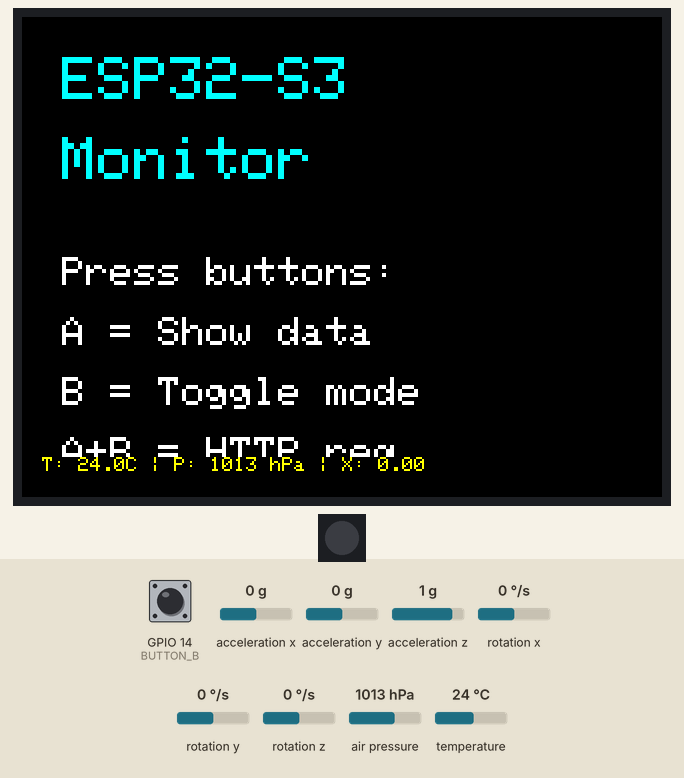
This sketch was run on a simulated ESP32-S3. On the bench: 320×240 colour display, 1 RGB LEDs in strip order, left to right. The test bench sets the inputs (shaded band); at power-on: GPIO 14 (BUTTON_B) HIGH, acceleration x 0 g, air pressure 1013 hPa, temperature 24 °C, acceleration y 0 g, acceleration z 1 g, rotation x 0 °/s, rotation y 0 °/s, rotation z 0 °/s. WiFi joins after 1.5 s; servers stay silent unless stated; what the sketch prints to the serial monitor is not drawn.

Above: at 6.0 s.
6.1 s: GPIO 14 (BUTTON_B) pulled LOW for 0.15 s
At 7.3 s:
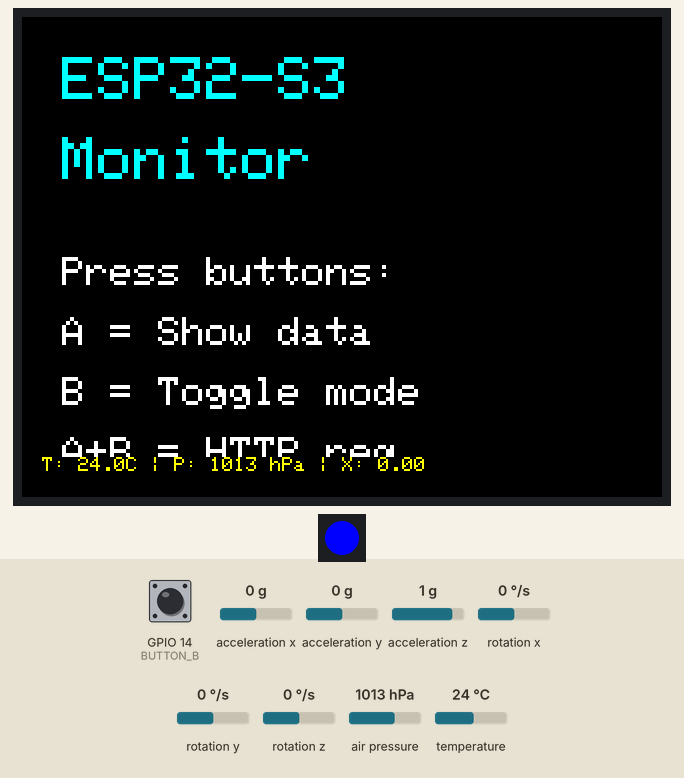
7.7 s: acceleration x set to -1.4 g
At 8.4 s:
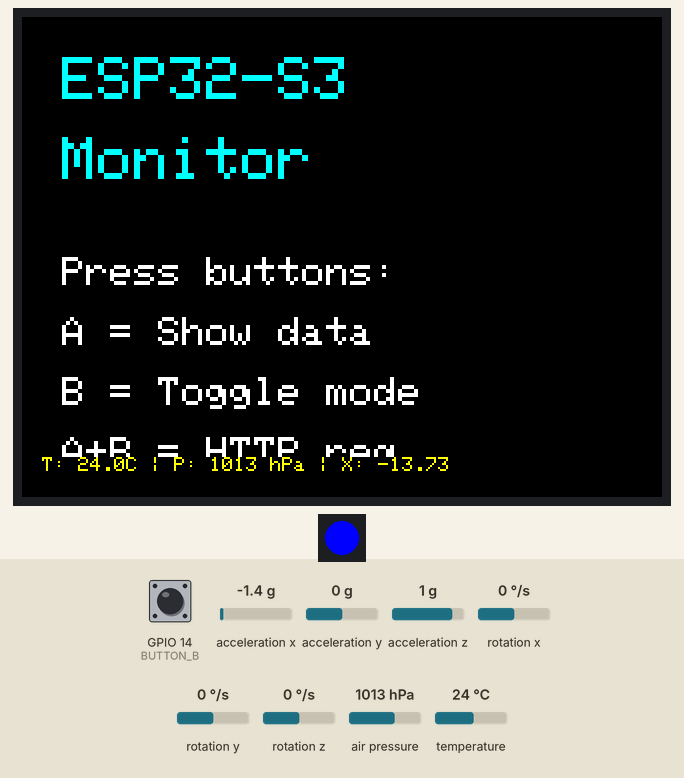
9.6 s: air pressure set to 952 hPa
At 10.6 s:
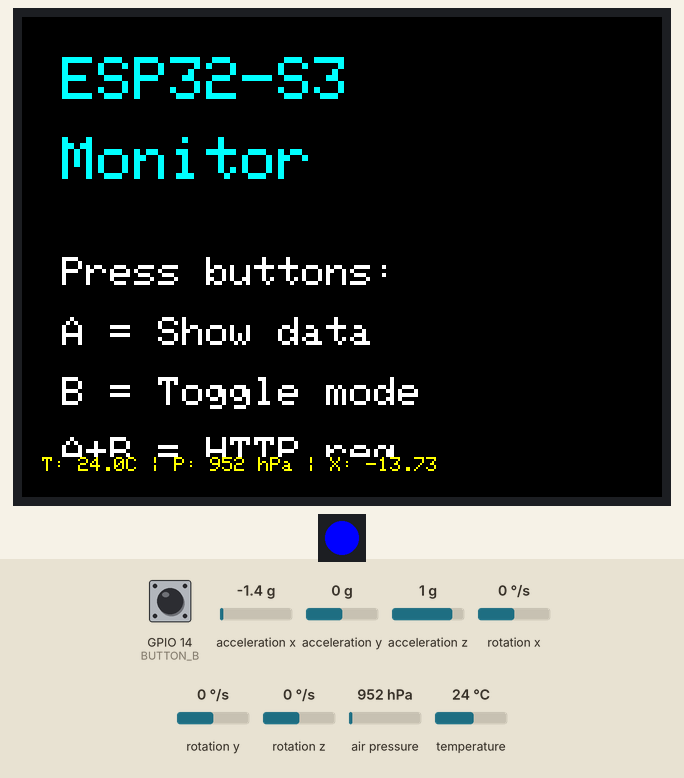
11.3 s: temperature set to 12 °C
12.9 s: acceleration x set to -0.8 g
At 13.8 s:
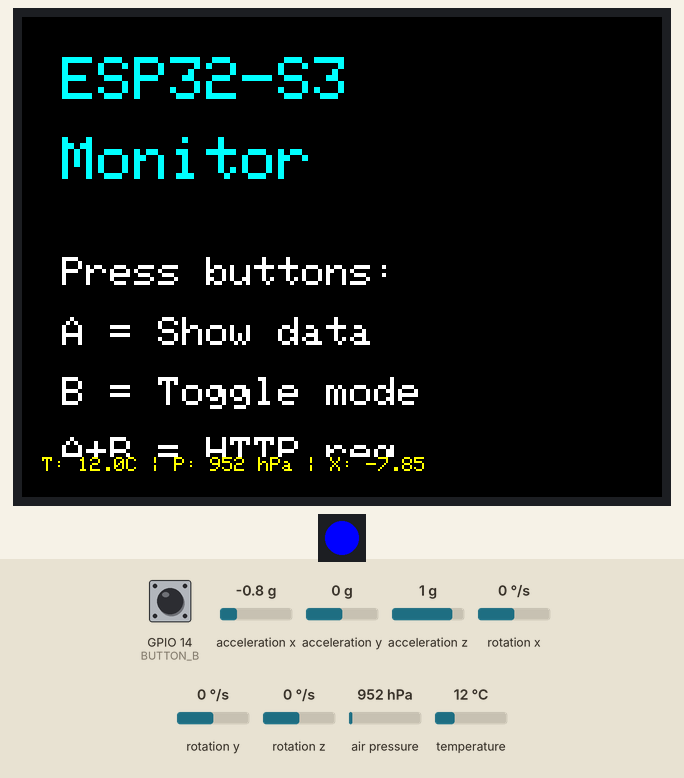
Timing chart, 0 to 15.6 s (numbered marks = the images above; inputs shaded):
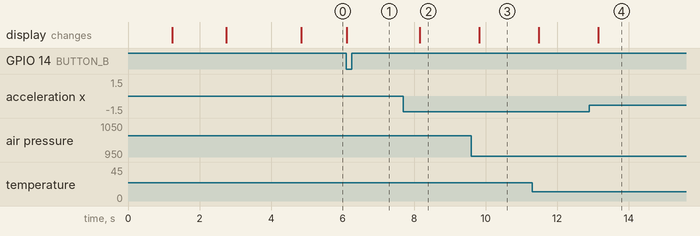

The sketch:

ESP32_S3_CombinedDemo_ILI9341.ino
```cpp
/*
 * ESP32-S3-VROOM Combined Demo for ArduinoDroid
 * All features with ILI9341 TFT display
 *
 * Features:
 * - GPIO digital input/output
 * - Button handling (A, B, A+B)
 * - RGB LED (WS2812 Neopixel)
 * - TFT display text & colors
 * - Temperature & Pressure (BME280)
 * - Accelerometer (MPU6050)
 * - WiFi + HTTP client
 *
 * Sensors:
 * - BME280: I2C address 0x76 (SDA=18, SCL=17)
 * - MPU6050: I2C address 0x68 (SDA=18, SCL=17)
 * - ILI9341: SPI (CS=10, DC=9, RST=8, MOSI=11, SCK=12, MISO=13)
 * - RGB LED: GPIO 48
 * - Buttons: GPIO 0 (A), GPIO 14 (B)
 */

#include <Wire.h>
#include <WiFi.h>
#include <HTTPClient.h>

// Sensor libraries
#include <Adafruit_BME280.h>
#include <Adafruit_MPU6050.h>
#include <Adafruit_Sensor.h>

// Display library
#include <Adafruit_GFX.h>
#include <Adafruit_ILI9341.h>

// LED library
#include <Adafruit_NeoPixel.h>

// ==================================================
// Pin Definitions
// ==================================================
#define BUTTON_A           0      // Boot button
#define BUTTON_B           14     // GPIO14

#define RGB_PIN            48     // Built-in RGB LED
#define RGB_COUNT          1      // Single LED

// TFT ILI9341 pins
#define TFT_CS             10
#define TFT_DC             9
#define TFT_RST            8
#define TFT_MOSI           11
#define TFT_MISO           13
#define TFT_SCK            12

// I2C for BME280 & MPU6050
#define BME_SDA            18
#define BME_SCL            17

// ==================================================
// WiFi Configuration
// ==================================================
const char* WIFI_SSID = "YOUR_WIFI_SSID";        // Change this
const char* WIFI_PASS = "YOUR_WIFI_PASSWORD";    // Change this
const char* HTTP_URL = "https://jsonplaceholder.typicode.com/todos/1";

// ==================================================
// Global Objects
// ==================================================
Adafruit_BME280 bme;                              // Temperature & Pressure sensor
Adafruit_MPU6050 mpu;                             // Accelerometer & Gyroscope
Adafruit_ILI9341 tft = Adafruit_ILI9341(TFT_CS, TFT_DC, TFT_RST);  // TFT display
Adafruit_NeoPixel pixels(RGB_COUNT, RGB_PIN, NEO_GRB + NEO_KHZ800); // RGB LED

// ==================================================
// State Variables
// ==================================================
bool lastA = false;
bool lastB = false;
bool wifiConnected = false;

float currentTemp = 0.0;
float currentPressure = 0.0;
float currentAccelX = 0.0;
float currentAccelY = 0.0;
float currentAccelZ = 0.0;

int screenMode = 0;  // 0=Main, 1=Temp, 2=Accel, 3=HTTP

// ==================================================
// Setup
// ==================================================
void setup() {
  // Serial for debugging
  Serial.begin(115200);
  delay(1000);
  Serial.println("\n\n=== ESP32-S3-VROOM Combined Demo ===");
  Serial.println("Initializing...");

  // Initialize buttons
  pinMode(BUTTON_A, INPUT_PULLUP);
  pinMode(BUTTON_B, INPUT_PULLUP);
  Serial.println("✓ Buttons initialized");

  // Initialize TFT display
  SPI.begin(TFT_SCK, TFT_MISO, TFT_MOSI, TFT_CS);
  tft.begin();
  tft.setRotation(1);  // Landscape
  tft.fillScreen(ILI9341_BLACK);
  tft.setTextColor(ILI9341_WHITE);
  tft.setTextSize(2);
  tft.setCursor(10, 10);
  tft.println("ESP32-S3 VROOM");
  Serial.println("✓ TFT Display initialized");

  // Initialize I2C bus for sensors
  Wire.begin(BME_SDA, BME_SCL);
  Serial.println("✓ I2C bus initialized");

  // Initialize BME280 (Temperature & Pressure)
  tft.setCursor(10, 50);
  if (bme.begin(0x76)) {
    Serial.println("✓ BME280 initialized");
    tft.println("BME280: OK");
  } else {
    Serial.println("✗ BME280 NOT FOUND");
    tft.println("BME280: FAIL");
  }

  // Initialize MPU6050 (Accelerometer & Gyroscope)
  tft.setCursor(10, 80);
  if (mpu.begin(0x68)) {
    Serial.println("✓ MPU6050 initialized");
    tft.println("MPU6050: OK");
  } else {
    Serial.println("✗ MPU6050 NOT FOUND");
    tft.println("MPU6050: FAIL");
  }

  // Initialize NeoPixel RGB LED
  pixels.begin();
  setRGB(0, 0, 0);  // Turn off
  Serial.println("✓ RGB LED initialized");

  // Initialize WiFi
  tft.setCursor(10, 110);
  WiFi.mode(WIFI_STA);
  WiFi.begin(WIFI_SSID, WIFI_PASS);
  Serial.print("Connecting to WiFi: ");
  tft.println("WiFi: Connecting...");

  int retry = 0;
  while (WiFi.status() != WL_CONNECTED && retry < 20) {
    delay(500);
    Serial.print(".");
    retry++;
  }

  if (WiFi.status() == WL_CONNECTED) {
    Serial.println("\n✓ WiFi connected");
    Serial.print("IP: ");
    Serial.println(WiFi.localIP());
    wifiConnected = true;
    tft.setCursor(10, 140);
    tft.print("WiFi: ");
    tft.println(WiFi.localIP().toString());
  } else {
    Serial.println("\n✗ WiFi failed");
    tft.setCursor(10, 140);
    tft.println("WiFi: FAIL");
  }

  delay(2000);
  drawMainScreen();

  Serial.println("\n=== Setup Complete ===");
  Serial.println("Button A: Red screen + show data");
  Serial.println("Button B: Blue screen + toggle mode");
  Serial.println("A + B:    Green screen + HTTP request");
}

// ==================================================
// Main Loop
// ==================================================
void loop() {
  // Read button states
  bool aPressed = (digitalRead(BUTTON_A) == LOW);
  bool bPressed = (digitalRead(BUTTON_B) == LOW);

  // ===== Button A: Show sensor data =====
  if (aPressed && !lastA) {
    Serial.println("[Button A pressed]");
    setRGB(255, 0, 0);  // Red LED
    showSensorScreen();
  }

  // ===== Button B: Toggle display mode =====
  if (bPressed && !lastB) {
    Serial.println("[Button B pressed]");
    setRGB(0, 0, 255);  // Blue LED
    screenMode = (screenMode + 1) % 3;  // Cycle: 0->1->2->0
  }

  // ===== A + B: HTTP request =====
  if (aPressed && bPressed) {
    Serial.println("[A + B pressed - HTTP Request]");
    setRGB(0, 255, 0);  // Green LED
    if (wifiConnected) {
      sendHttpRequest();
    }
  }

  // Read sensor values
  readSensors();

  // Update display
  static unsigned long lastUpdate = 0;
  if (millis() - lastUpdate > 500) {  // Update every 500ms
    updateDisplay();
    lastUpdate = millis();
  }

  // Periodic HTTP requests (every 30 seconds)
  static unsigned long lastHttp = 0;
  if (millis() - lastHttp > 30000 && wifiConnected) {
    // Commented out to avoid too many requests
    // sendHttpRequest();
    lastHttp = millis();
  }

  // Save button state
  lastA = aPressed;
  lastB = bPressed;

  delay(50);
}

// ==================================================
// Sensor Reading Functions
// ==================================================
void readSensors() {
  // Read BME280
  if (bme.begin(0x76)) {
    currentTemp = bme.readTemperature();
    currentPressure = bme.readPressure() / 100.0F;
  }

  // Read MPU6050
  if (mpu.begin(0x68)) {
    sensors_event_t a, g, temp;
    mpu.getEvent(&a, &g, &temp);
    currentAccelX = a.acceleration.x;
    currentAccelY = a.acceleration.y;
    currentAccelZ = a.acceleration.z;
  }
}

// ==================================================
// Display Functions
// ==================================================
void drawMainScreen() {
  tft.fillScreen(ILI9341_BLACK);
  tft.setTextColor(ILI9341_CYAN);
  tft.setTextSize(3);
  tft.setCursor(20, 20);
  tft.println("ESP32-S3");
  tft.setCursor(20, 60);
  tft.println("Monitor");

  tft.setTextColor(ILI9341_WHITE);
  tft.setTextSize(2);
  tft.setCursor(20, 120);
  tft.println("Press buttons:");
  tft.setCursor(20, 150);
  tft.println("A = Show data");
  tft.setCursor(20, 180);
  tft.println("B = Toggle mode");
  tft.setCursor(20, 210);
  tft.println("A+B = HTTP req");
}

void showSensorScreen() {
  tft.fillScreen(ILI9341_RED);
  tft.setTextColor(ILI9341_WHITE);
  tft.setTextSize(2);
  tft.setCursor(10, 10);
  tft.println("SENSOR DATA");

  tft.setCursor(10, 50);
  tft.print("Temp: ");
  tft.print(currentTemp, 1);
  tft.println(" C");

  tft.setCursor(10, 80);
  tft.print("Press: ");
  tft.print(currentPressure, 1);
  tft.println(" hPa");

  tft.setCursor(10, 110);
  tft.print("AccelX: ");
  tft.println(currentAccelX, 2);

  tft.setCursor(10, 140);
  tft.print("AccelY: ");
  tft.println(currentAccelY, 2);

  tft.setCursor(10, 170);
  tft.print("AccelZ: ");
  tft.println(currentAccelZ, 2);

  delay(2000);
  drawMainScreen();
}

void updateDisplay() {
  // This updates the main screen with live sensor values
  tft.setTextColor(ILI9341_YELLOW);
  tft.setTextSize(1);

  // Temperature at bottom
  tft.fillRect(10, 220, 300, 20, ILI9341_BLACK);
  tft.setCursor(10, 220);
  tft.print("T: ");
  tft.print(currentTemp, 1);
  tft.print("C | P: ");
  tft.print(currentPressure, 0);
  tft.print(" hPa | X: ");
  tft.print(currentAccelX, 2);
}

void setRGB(uint8_t r, uint8_t g, uint8_t b) {
  pixels.setPixelColor(0, pixels.Color(r, g, b));
  pixels.show();
}

// ==================================================
// WiFi & HTTP Functions
// ==================================================
void sendHttpRequest() {
  if (!wifiConnected) {
    Serial.println("WiFi not connected");
    return;
  }

  Serial.println("\n[HTTP Request]");
  HTTPClient http;
  http.begin(HTTP_URL);
  http.setConnectTimeout(5000);
  http.setTimeout(5000);

  int httpCode = http.GET();
  Serial.print("HTTP Code: ");
  Serial.println(httpCode);

  if (httpCode > 0) {
    String payload = http.getString();
    Serial.println("Response:");
    Serial.println(payload);

    // Show on display
    tft.fillScreen(ILI9341_BLUE);
    tft.setTextColor(ILI9341_WHITE);
    tft.setTextSize(2);
    tft.setCursor(10, 10);
    tft.println("HTTP Success");
    tft.setCursor(10, 50);
    tft.print("Code: ");
    tft.println(httpCode);
    tft.setCursor(10, 90);
    tft.println(payload.substring(0, 100));
    delay(3000);
    drawMainScreen();
  } else {
    Serial.print("HTTP Error: ");
    Serial.println(http.errorToString(httpCode));
    tft.fillScreen(ILI9341_RED);
    tft.setTextColor(ILI9341_WHITE);
    tft.setTextSize(2);
    tft.setCursor(10, 100);
    tft.println("HTTP Error");
    delay(2000);
    drawMainScreen();
  }

  http.end();
}
```

Measured:
- after the input at 7.7 s, the display: changes after 0.46 s (image 2)
- after the input at 9.6 s, the display: changes after 0.22 s (image 3)
- after the input at 12.9 s, the display: changes after 0.24 s (image 4)
